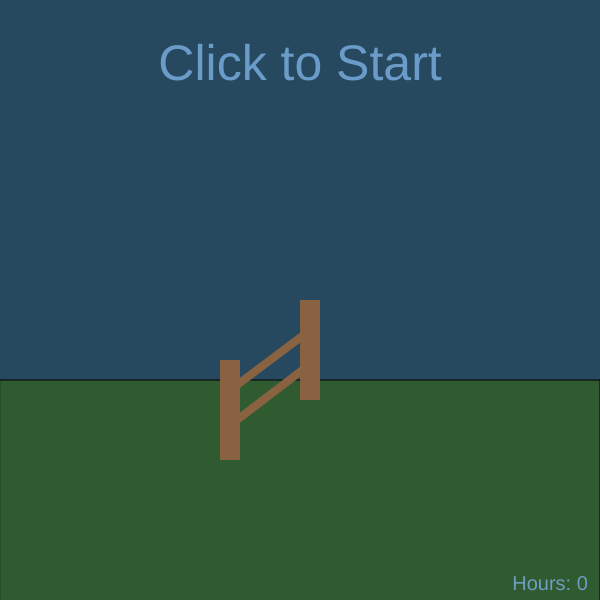
Frame 1 (no input)
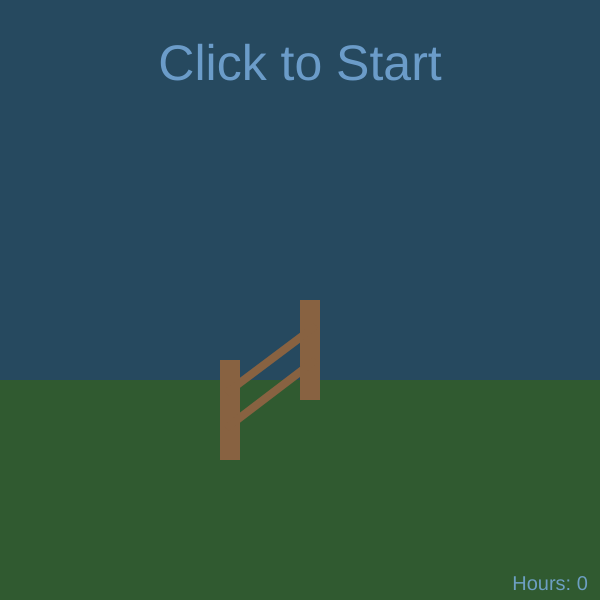
Frame 60 (no input)
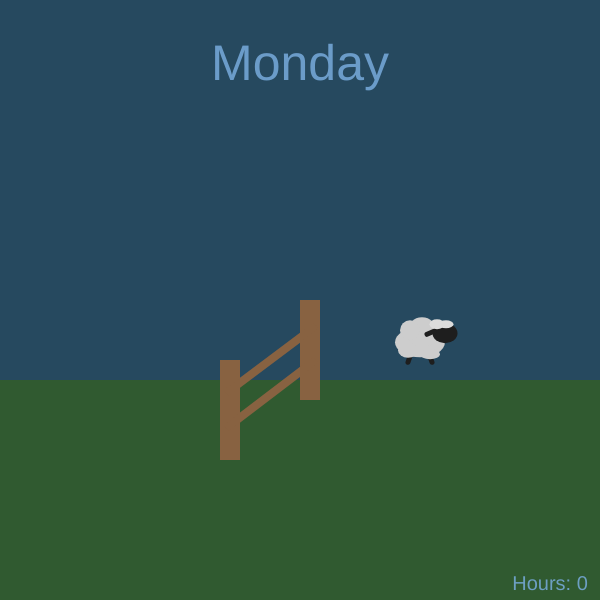
Frame 120 (the mouse pressed at the canvas centre since frame 60)

The p5.js sketch that drew these frames (run headless with seeded random() and noise() and a simulated clock; from frame 60 on, the mouse is pressed at the canvas centre):

// p5.js sketch
// ── sketch.js
let days = ['Click to Start', 'Monday', 'Tuesday', 'Wednesday', 'Thursday', 'Friday', 'Saturday', 'Sunday']; // Monday - Sunday
let day = 0 //for the days
let hours = [0, 2, 5, 10, 5, 2, 6, 11] //hours of sleep
let sheepCount = 0 //for the hours
let sheepX = 0
let sheepY
let sheepSpeed = 7

function setup() {
  createCanvas(600, 600);
}

function draw() {
  background("rgb(38,73,95)");
  fill("rgb(48,90,48)")
  rect(0, 380, 600, 340)
  fill('#79ABDDD8')
  textSize(50)
  textAlign(CENTER)
  text(days[day], width/2, 80)
  textSize(20)
  text('Hours: ' + sheepCount, 550, 590)
  
  fence()

 
  if(sheepCount < hours[day]){
    sheepJump()
  }
  
  sheep(sheepX, sheepY)
}

function fence(){
  noStroke()
  fill("rgb(136,98,65)")
  rect(220, 360, 20, 100)
  rect(300, 300, 20, 100)
  stroke("rgb(136,98,65)")
  strokeWeight(8)
  line(229, 391, 313, 328)
  line(229, 426, 313, 362)
}
function sheep(x, y){
  stroke(30)
  strokeWeight(5)
  line(x - 8, y + 8, x - 12, y + 20)
  line(x + 8, y + 8, x + 12, y + 20)
  noStroke()
  fill(205) 
  ellipse(x, y, 50, 30)
  ellipse(x + 2, y - 10, 30, 30)
  ellipse(x - 10, y - 12, 20, 20)
  ellipse(x + 10, y + 12, 20, 10)
  ellipse(x - 12, y + 8, 20, 15)
  fill(30)
  ellipse(x + 25, y - 9, 25, 20)
  stroke(30)
  line(x + 14, y - 11, x + 7, y - 8)
  noStroke()
  fill(220)
  ellipse(x + 17, y - 18, 15, 10)
  ellipse(x + 26, y - 18, 15, 8)
  
}

function sheepJump(){
  sheepX += sheepSpeed
  if(sheepX > 150 && sheepX < 470){
     sheepY = 380 - sin((sheepX - 150) * PI/320) * 80
  }else if(sheepX > 600){
    sheepY = 380
    sheepCount++
  }
  if(sheepX > 600){
    sheepX = 0
    sheepY = 380
  }
}

function mousePressed(){
  sheepCount = 0
  sheepX = 0
  day++
  if(day > 8){
    day = 0
  }
  
}
// ── DataPortrait.html
<!DOCTYPE html>
<html lang="en">
<head>
    <meta charset="UTF-8">
    <meta name="viewport" content="width=device-width, initial-scale=1.0">
    <script src="https://cdnjs.cloudflare.com/ajax/libs/p5.js/1.10.0/p5.js"></script>
    <link rel="stylesheet" href="styles.css">
    <title>Data Portrait</title>
</head>
<body>
    <h1>semester 1</h1>
    <nav>
        <a href="../../index.html">home</a>
        <a href="../sem1.html">semester 1</a>
        <a href="../../sem2/sem2.html">semester 2</a>
        <a href="../../about.html">about</a>
        <a href="../../misc.html">???</a>
    </nav>
    <h2>Project 6: Data Portrait</h2>
    <script src="sketch.js"></script>
    <h3>Goal:</h3>
    <p>For this project, I had to track data for a week and animate it through classes. I chose to visualize my sleep schedule through counting sheep. Click to start and cycle through the days. The amount of sheep that jump over the fence is the amount of hours I slept that night.</p>
    <div>

    </div>
</body>
</html>
